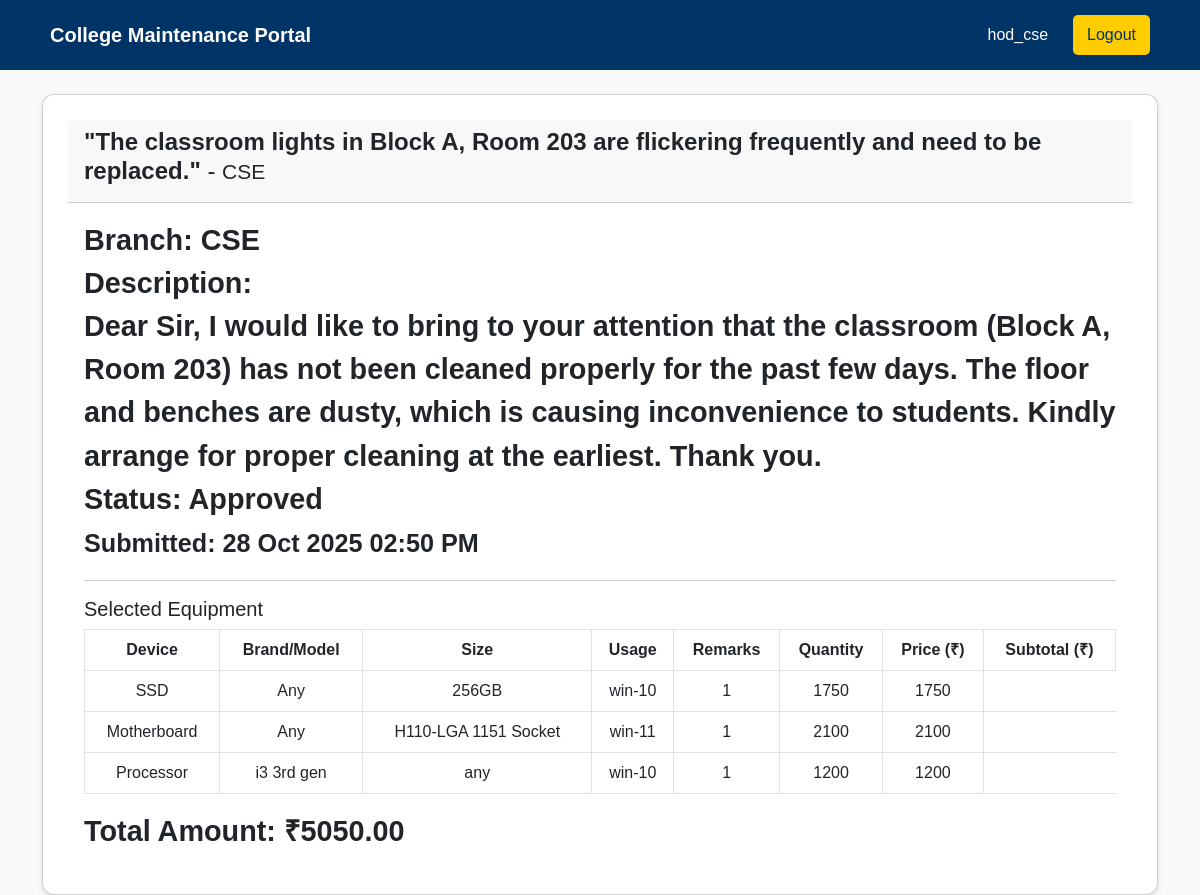
Screenshot of /request/38/ (signed in) with the database file from the repository.
### maintenance_app/models.py (models this page shows, shortened)
class MaintenanceRequest(models.Model):
    STATUS_CHOICES = [('Pending','Pending'),('Approved','Approved'),('Rejected','Rejected'),('Completed','Completed'),]
    hod = models.ForeignKey(User, on_delete=models.CASCADE)
    branch = models.CharField(max_length=100)
    title = models.CharField(max_length=150)
    lab_name = models.CharField(max_length=100)
    description = models.TextField()
    date_submitted = models.DateTimeField(auto_now_add=True)
    status = models.CharField(max_length=20, choices=STATUS_CHOICES, default='Pending')
    admin_remark = models.TextField(blank=True, null=True)
    updated_at = models.DateTimeField(auto_now=True)
    selected_items = models.TextField(blank=True, null=True)
    total_amount = models.DecimalField(max_digits=12, decimal_places=2, default=0.00)

### maintenance_app/views.py (the view)
# urls.py: path('request/<int:pk>/', views.request_detail, name='request_detail'),
@login_required
def request_detail(request, pk):
    req = get_object_or_404(MaintenanceRequest, pk=pk)
    items = []
    if req.selected_items:
        try:
            items = json.loads(req.selected_items)
            if isinstance(items, str):
                items = json.loads(items)
        except (json.JSONDecodeError, TypeError):
            items = []
    return render(request, 'request_detail.html', {
        'req': req,
        'items': items,  # ✅ matches your template variable
    })

### maintenance_app/templates/request_detail.html (shortened to what this page needs)
{% extends 'base.html' %}
{%load static%}
{% block content %}
<link rel="stylesheet" href="{%static "css/admin.css" %}">
<div class="card">
  <div class="card-header">
   <h4> <strong>{{ req.title }}</strong> - <small>{{ req.branch }}</small></h4>
  </div>
  <div class="card-body">
    <p><strong>Branch:</strong> {{ req.branch }}</p>
    <p><strong>Description:</strong><br>{{ req.description }}</p>
    <p><strong>Status:</strong> {{ req.status }}</p>
    <p><small>Submitted: {{ req.date_submitted|date:'d M Y h:i A' }}</small></p>
    <hr>
    {% if items %}
      <h5>Selected Equipment</h5>
      <table class="table table-bordered">
        <thead class="bg-primary">
          <tr>
            <th>Device</th>
            <th>Brand/Model</th>
            <th>Size</th>
            <th>Usage</th>
            <th>Remarks</th>
            <th>Quantity</th>
            <th>Price (₹)</th>
            <th>Subtotal (₹)</th>
          </tr>
        </thead>
        <tbody>
          {% for item in items %}
          <tr>
            <td>{{ item.device }}</td>
            <td>{{ item.brand }}</td>
            <td>{{ item.size }}</td>
            <td>{{ item.usage }}</td>
            <td>{{ item.quantity }}</td>
            <td>{{ item.price }}</td>
            <td>{{ item.subtotal }}</td>
          </tr>
          {% endfor %}
        </tbody>
      </table>
      <p><strong>Total Amount:</strong> ₹{{ req.total_amount }}</p>
    {% else %}
      <em>No equipment selected.</em>
    {% endif %}
  </div>
</div>
{% endblock %}

### maintenance_app/templates/base.html (shortened to what this page needs)
{% load static %}
<!DOCTYPE html>
<html lang="en">
<head>
  <link rel="stylesheet" href="{% static 'css/style.css' %}">
  <link href="https://cdn.jsdelivr.net/npm/bootstrap@5.3.0/dist/css/bootstrap.min.css" rel="stylesheet">
</head>
<body>
<header>
  <nav class="navbar">
    <div class="logo">College Maintenance Portal</div>
    <ul class="nav-links" id="navLinks">
      {% if user.is_authenticated %}
      <li class="user-info">
        <span class="navbar-text text-white">{{ user.username }}</span>
      </li>
      {% endif %}
      <li>
        <form method="post" action="{% url 'logout' %}">
          <button class="logout-btn">Logout</button>
        </form>
      </li>
    </ul>
  </nav>
</header>
<div class="container mt-4">
  {% block content %}{% endblock %}
</div>
</body>
</html>

### maintenance_app/static/css/style.css (style rules this page uses)
.navbar { display: flex; justify-content: space-between; align-items: center; background: #003366; padding: 15px 30px; color: white; position: relative; z-index: 1000; }
.logo { font-size: 20px; font-weight: bold; }
.nav-links { list-style: none; display: flex; align-items: center; gap: 25px; margin: 0; padding: 0; }
.nav-links li { display: flex; align-items: center; }
.navbar-text { color: white; font-weight: 500; }
.logout-btn { background: #ffcc00; color: #003366; border: none; padding: 8px 14px; border-radius: 5px; cursor: pointer; transition: background 0.3s; }

### maintenance_app/static/css/admin.css (style rules this page uses)
* { box-sizing: border-box; font-family: "Poppins", sans-serif; }
body { background-color: #f8f9fa; color: #333; margin: 0; }
.navbar { display: flex; justify-content: space-between; align-items: center; background: #003366; padding: 15px 50px; color: white; }
.navbar .logo { font-size: 20px; font-weight: bold; }
.nav-links { list-style: none; display: flex; gap: 25px; margin: 0; padding: 0; }
.logout-btn { background: #ffcc00; color: #003366; border: none; padding: 8px 14px; border-radius: 5px; cursor: pointer; transition: 0.3s; }
.card { background: white; padding: 25px; border-radius: 12px; box-shadow: 0 2px 6px rgba(0,0,0,0.1); transition: transform 0.2s; }
.card p { font-size: 1.8rem; font-weight: bold; margin: 0; }
table { width: 100%; border-collapse: collapse; }
th, td { padding: 14px 15px; text-align: center; border-bottom: 1px solid #ddd; }
th { background: #003366; color: white; }
.card { cursor: pointer; transition: transform 0.2s ease, box-shadow 0.2s ease; }
td { vertical-align: middle; }

### rows the page displays
MaintenanceRequest: title "\"The classroom lights in Block A, Room 203 are flickering frequently and need to be replaced.\"", branch "CSE", description "Dear Sir, I would like to bring to your attention that the classroom (Block A, Room 203) has not been cleaned properly for the past few days. The floor and benches are dusty, which is causing inconvenience to students. Kindly arrange for proper cleaning at the earliest. Thank you.", status "Approved", date_submitted "28 Oct 2025 02:50 PM", total_amount "5050.00"

### other values shown
{{ user.username }} "hod_cse"
{{ item.device }} "SSD" "Motherboard" "Processor"
{{ item.brand }} "Any" "Any" "i3 3rd gen"
{{ item.size }} "256GB" "H110-LGA 1151 Socket" "any"
{{ item.usage }} "win-10" "win-11" "win-10"
{{ item.quantity }} "1" "1" "1"
{{ item.price }} "1750" "2100" "1200"
{{ item.subtotal }} "1750" "2100" "1200"
